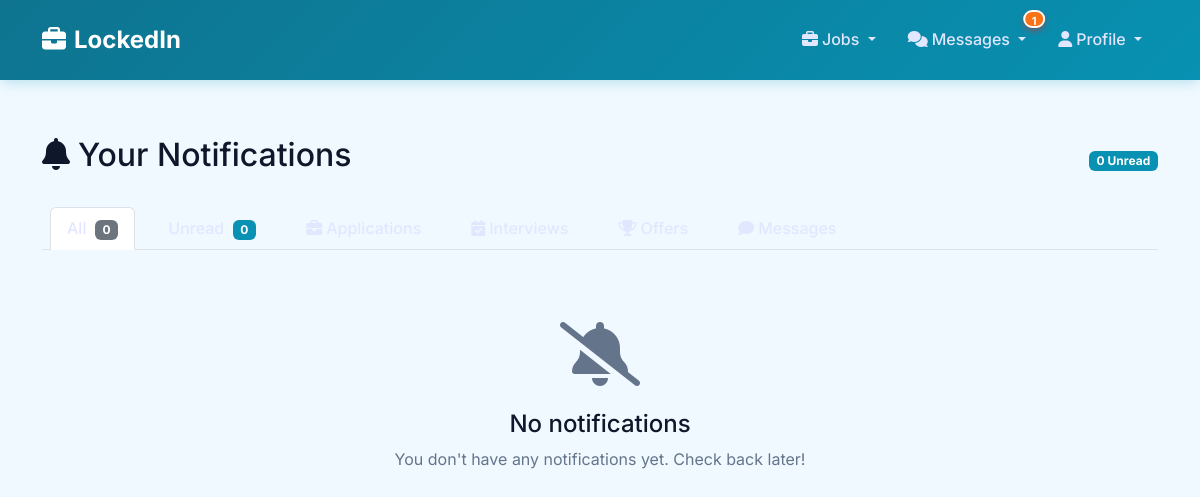
The page /notifications/ (signed in) on the database as committed earlier.
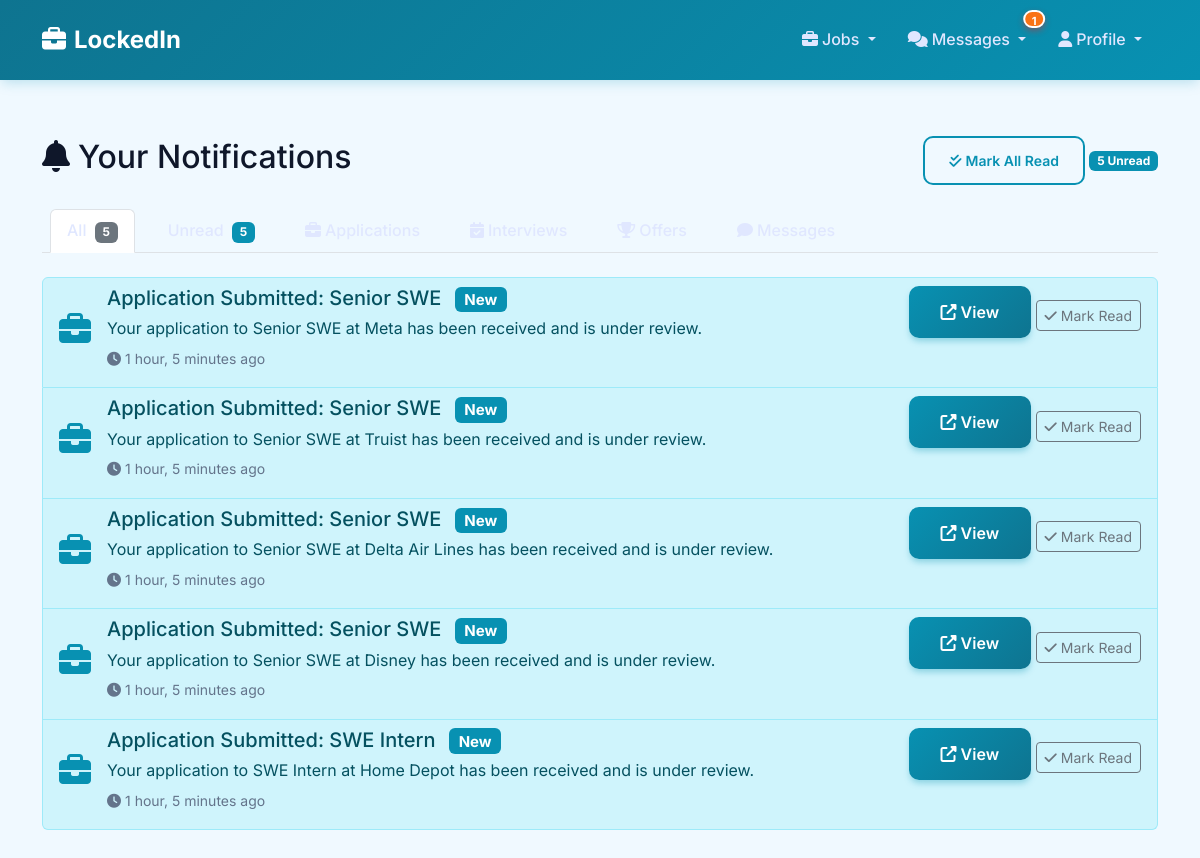
The same page on the database as committed later.
### profiles/models.py (models this page shows, shortened)
class Notification(models.Model):
    NOTIFICATION_TYPES = [
        ('application_status', 'Application Status Change'),
        ('interview', 'Interview Invitation'),
        ('offer', 'Job Offer'),
        ('message', 'New Message'),
        ('profile_view', 'Profile Viewed'),
        ('job_match', 'Job Match'),
    ]
    recipient = models.ForeignKey(CustomUser, on_delete=models.CASCADE, related_name='notifications')
    notification_type = models.CharField(max_length=20, choices=NOTIFICATION_TYPES)
    title = models.CharField(max_length=255)
    message = models.TextField()
    link = models.CharField(max_length=500, blank=True)  # URL to the related item
    from jobs.models import JobApplication, JobPosting
    job_application = models.ForeignKey('jobs.JobApplication', on_delete=models.CASCADE, null=True, blank=True, related_name='notifications')
    job_posting = models.ForeignKey('jobs.JobPosting', on_delete=models.CASCADE, null=True, blank=True, related_name='notifications')
    is_read = models.BooleanField(default=False)
    read_at = models.DateTimeField(null=True, blank=True)
    created_at = models.DateTimeField(auto_now_add=True)
    class Meta:
        ordering = ['-created_at']
        indexes = [
            models.Index(fields=['recipient', '-created_at']),
            models.Index(fields=['recipient', 'is_read', '-created_at']),
        ]

### profiles/views.py (the view)
# urls.py: path('notifications/', views.notifications_list, name='notifications'),
@login_required
def notifications_list(request):
    from django.core.paginator import Paginator
    notifications = Notification.objects.filter(recipient=request.user)
    filter_type = request.GET.get('filter', '')
    if filter_type == 'unread':
        notifications = notifications.filter(is_read=False)
    elif filter_type in ['application_status', 'interview', 'offer', 'message', 'profile_view', 'job_match']:
        notifications = notifications.filter(notification_type=filter_type)
    paginator = Paginator(notifications, 20)  # 20 per page
    page_number = request.GET.get('page', 1)
    notifications_page = paginator.get_page(page_number)
    context = {
        'notifications': notifications_page,
        'unread_count': Notification.objects.filter(recipient=request.user, is_read=False).count(),
        'total_count': Notification.objects.filter(recipient=request.user).count(),
        'filter': filter_type,
    }
    return render(request, 'profiles/notifications.html', context)

### profiles/templates/profiles/notifications.html (shortened to what the changed rows need)
{% extends 'base.html' %}
{% block content %}
<div class="container mt-4">
    <div class="d-flex justify-content-between align-items-center mb-4">
        <h2><i class="fas fa-bell me-2"></i>Your Notifications</h2>
        <div>
            {% if unread_count > 0 %}
                <form method="post" action="{% url 'mark_all_notifications_read' %}" style="display: inline;">
                    <button type="submit" class="btn btn-sm btn-outline-primary">
                        <i class="fas fa-check-double me-1"></i>Mark All Read
                    </button>
                </form>
            {% endif %}
            <span class="badge bg-primary">{{ unread_count }} Unread</span>
        </div>
    </div>
    <ul class="nav nav-tabs mb-4">
        <li class="nav-item">
            <a class="nav-link {% if not filter %}active{% endif %}" href="{% url 'notifications' %}">
                All <span class="badge bg-secondary ms-1">{{ total_count }}</span>
            </a>
        </li>
        <li class="nav-item">
            <a class="nav-link {% if filter == 'unread' %}active{% endif %}" href="{% url 'notifications' %}?filter=unread">
                Unread <span class="badge bg-primary ms-1">{{ unread_count }}</span>
            </a>
        </li>
    </ul>
    {% if notifications %}
        <div class="list-group">
            {% for notification in notifications %}
                <div class="list-group-item list-group-item-action {% if not notification.is_read %}list-group-item-info{% endif %} notification-item"
                     data-notification-id="{{ notification.id }}">
                    <div class="d-flex w-100 justify-content-between align-items-start">
                        <div class="flex-grow-1">
                            <div class="d-flex align-items-center mb-2">
                                {% if notification.notification_type == 'application_status' %}
                                    <i class="fas fa-briefcase fa-2x text-primary me-3"></i>
                                {% elif notification.notification_type == 'interview' %}
                                    <i class="fas fa-calendar-check fa-2x text-success me-3"></i>
                                {% elif notification.notification_type == 'offer' %}
                                    <i class="fas fa-trophy fa-2x text-warning me-3"></i>
                                {% elif notification.notification_type == 'message' %}
                                    <i class="fas fa-comment fa-2x text-info me-3"></i>
                                {% elif notification.notification_type == 'profile_view' %}
                                    <i class="fas fa-eye fa-2x text-secondary me-3"></i>
                                {% elif notification.notification_type == 'job_match' %}
                                    <i class="fas fa-star fa-2x text-success me-3"></i>
                                {% endif %}
                                <div>
                                    <h5 class="mb-1">
                                        {{ notification.title }}
                                        {% if not notification.is_read %}
                                            <span class="badge bg-primary ms-2">New</span>
                                        {% endif %}
                                    </h5>
                                    <p class="mb-1">{{ notification.message }}</p>
                                    <small class="text-muted">
                                        <i class="fas fa-clock me-1"></i>{{ notification.created_at|timesince }} ago
                                    </small>
                                </div>
                            </div>
                        </div>
                        <div class="ms-3">
                            {% if notification.link %}
                                <a href="{{ notification.link }}" class="btn btn-sm btn-primary mb-2">
                                    <i class="fas fa-external-link-alt me-1"></i>View
                                </a>
                            {% endif %}
                            {% if not notification.is_read %}
                                <button class="btn btn-sm btn-outline-secondary mark-read-btn"
                                        data-notification-id="{{ notification.id }}">
                                    <i class="fas fa-check me-1"></i>Mark Read
                                </button>
                            {% endif %}
                        </div>
                    </div>
                </div>
            {% endfor %}
        </div>
    {% else %}
        <div class="text-center py-5">
            <i class="fas fa-bell-slash fa-4x text-muted mb-3"></i>
            <h4>No notifications</h4>
            <p class="text-muted">
                {% if filter %}
                    No {{ filter }} notifications found.
                {% else %}
                    You don't have any notifications yet. Check back later!
                {% endif %}
            </p>
        </div>
    {% endif %}
</div>
{% endblock %}

Rows that differ between the two databases and show on the page:
added Notification: title "Application Submitted: Senior SWE", is_read "New", message "Your application to Senior SWE at Meta has been received and is under review.", created_at "1 hour, 5 minutes"
added Notification: title "Application Submitted: Senior SWE", is_read "New", message "Your application to Senior SWE at Truist has been received and is under review.", created_at "1 hour, 5 minutes"
added Notification: title "Application Submitted: Senior SWE", is_read "New", message "Your application to Senior SWE at Delta Air Lines has been received and is under review.", created_at "1 hour, 5 minutes"
added Notification: title "Application Submitted: Senior SWE", is_read "New", message "Your application to Senior SWE at Disney has been received and is under review.", created_at "1 hour, 5 minutes"
added Notification: title "Application Submitted: SWE Intern", is_read "New", message "Your application to SWE Intern at Home Depot has been received and is under review.", created_at "1 hour, 5 minutes"
Other text that changed with them:
{{ unread_count }}: "0" → "5"
{{ total_count }}: "0" → "5"
text no longer shown: "No notifications You don't have any notifications yet. Check back later!"
text now shown: "Mark All Read"
